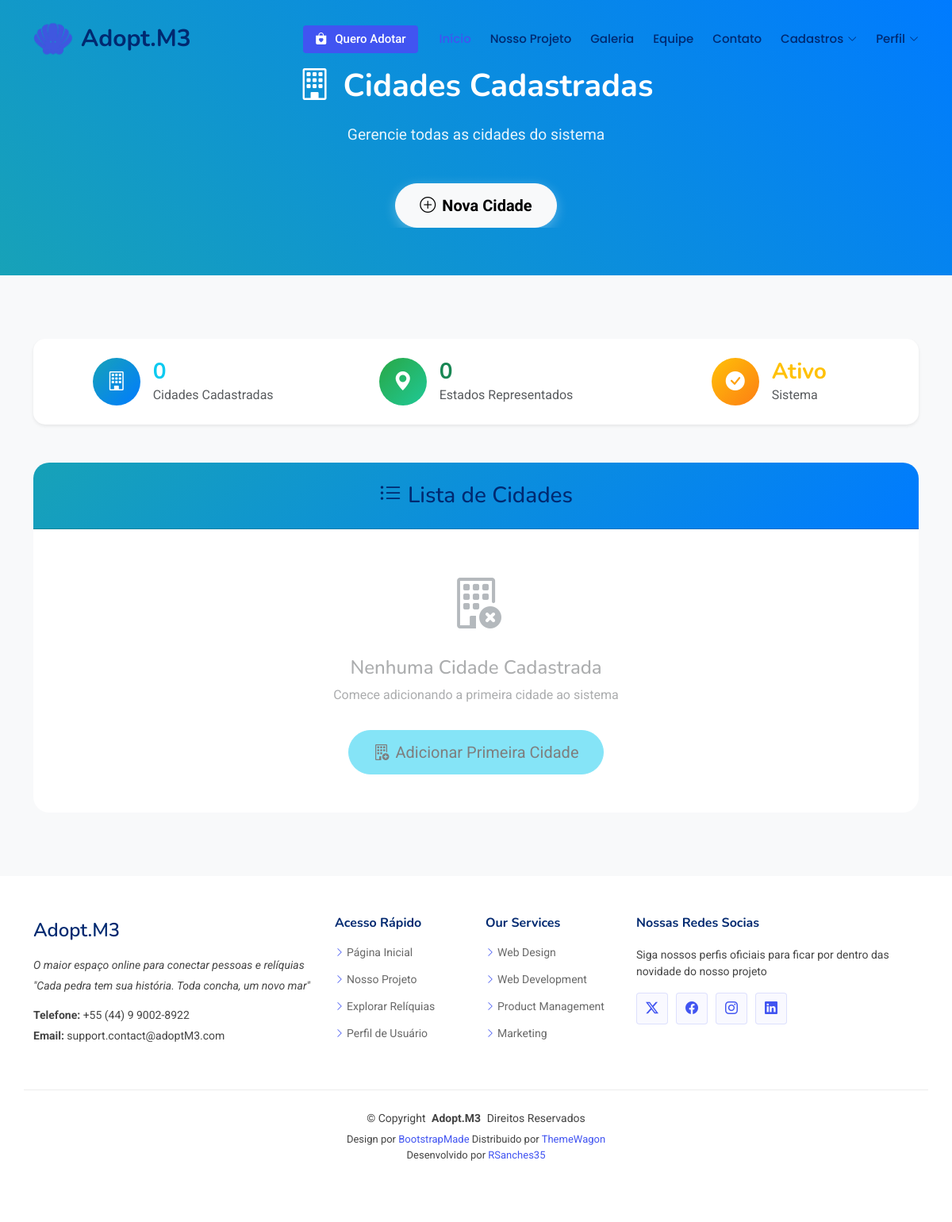
Page /records/list/city on the earlier database version.
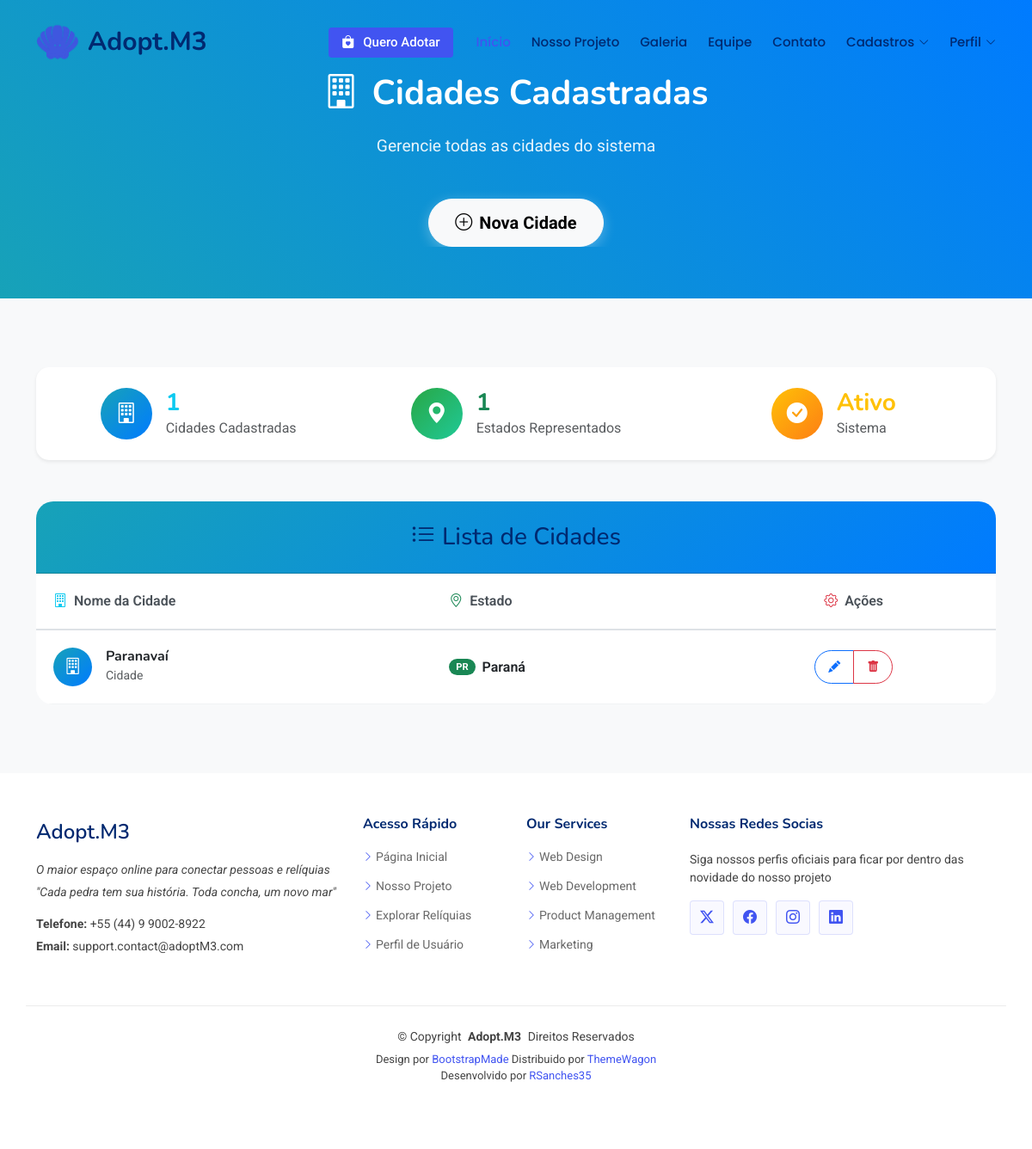
Same page on the later database version.
### records/models.py (models this page shows, shortened)
class City(models.Model):
    name = models.CharField(max_length=150)
    state = models.ForeignKey(State, on_delete=models.PROTECT)

class State(models.Model):
    name = models.CharField(max_length=80)
    uf = models.CharField(max_length=2)

### records/views.py (the view)
# urls.py: path('list/city', CityList.as_view(), name='records-ListCity'),
class CityList(ListView):
    model = City
    template_name = 'records/lists/city.html'

### records/templates/records/lists/city.html (shortened to what the changed rows need)
{% extends 'pages/model.html' %}
{% load static %}
{% block MainContent %}
<section class="hero section" style="background: linear-gradient(45deg, #17a2b8, #007bff); min-height: 40vh; display: flex; align-items: center;">
  <div class="container">
    <div class="row justify-content-center">
      <div class="col-lg-10 text-center" data-aos="fade-up">
        <h1 style="color: white; font-size: 2.5rem; margin-bottom: 20px;">
          <i class="bi bi-building me-3"></i>Cidades Cadastradas
        </h1>
      </div>
    </div>
  </div>
</section>
<section class="about section" style="padding: 80px 0; background: #f8f9fa;">
  <div class="container" data-aos="fade-up" style="overflow-x: hidden;">
    <div class="row mb-5">
      <div class="col-lg-12">
        <div class="card border-0 shadow-sm" style="border-radius: 15px; background: white;">
          <div class="card-body text-center py-4">
            <div class="row">
              <div class="col-md-4">
                <div class="d-flex align-items-center justify-content-center">
                  <div class="text-start">
                    <h3 class="mb-0 text-info fw-bold">{{ object_list|length }}</h3>
                    <p class="mb-0 text-muted">Cidades Cadastradas</p>
                  </div>
                </div>
              </div>
              <div class="col-md-4">
                <div class="d-flex align-items-center justify-content-center">
                  <div class="text-start">
                    <h3 class="mb-0 text-success fw-bold">
                      {% regroup object_list by state as cities_by_state %}
                      {{ cities_by_state|length }}
                    </h3>
                    <p class="mb-0 text-muted">Estados Representados</p>
                  </div>
                </div>
              </div>
            </div>
          </div>
        </div>
      </div>
    </div>
    <div class="row">
      <div class="col-lg-12">
        <div class="card border-0" style="border-radius: 20px; overflow: hidden;">
          <div class="card-body p-0">
            {% if object_list %}
            <div class="table-responsive">
              <table class="table table-hover mb-0" style="font-size: 1rem;">
                <thead style="background: #f8f9fa; border-bottom: 2px solid #dee2e6;">
                  <tr>
                    <th style="padding: 20px; font-weight: 600; color: #495057; border: none;">
                      <i class="bi bi-building me-2 text-info"></i>Nome da Cidade
                    </th>
                    <th style="padding: 20px; font-weight: 600; color: #495057; border: none;">
                      <i class="bi bi-geo-alt me-2 text-success"></i>Estado
                    </th>
                    <th style="padding: 20px; font-weight: 600; color: #495057; text-align: center; border: none;">
                      <i class="bi bi-gear me-2 text-danger"></i>Ações
                    </th>
                  </tr>
                </thead>
                <tbody>
                  {% for city in object_list %}
                  <tr style="transition: all 0.3s ease; border-bottom: 1px solid #f1f3f4;">
                    <td style="padding: 20px; vertical-align: middle; border: none;">
                      <div class="d-flex align-items-center">
                        <div class="avatar me-3" style="width: 45px; height: 45px; background: linear-gradient(135deg, #17a2b8, #007bff); border-radius: 50%; display: flex; align-items: center; justify-content: center;">
                          <i class="bi bi-building" style="color: white; font-size: 1.2rem;"></i>
                        </div>
                        <div>
                          <h6 class="mb-0 fw-bold text-dark">{{ city.name }}</h6>
                          <small class="text-muted">Cidade</small>
                        </div>
                      </div>
                    </td>
                    <td style="padding: 20px; vertical-align: middle; border: none;">
                      <div class="d-flex align-items-center">
                        <span class="badge bg-success me-2" style="font-size: 0.7rem; padding: 4px 8px; border-radius: 10px;">
                          {{ city.state.uf }}
                        </span>
                        <span class="text-dark fw-semibold">{{ city.state.name }}</span>
                      </div>
                    </td>
                    <td style="padding: 20px; vertical-align: middle; text-align: center; border: none;">
                      <div class="btn-group" role="group">
                        <a href="{% url 'records-UpdateCity' city.pk %}"
                           class="btn btn-sm btn-outline-primary"
                           style="border-radius: 20px 0 0 20px; padding: 8px 15px;"
                           title="Editar">
                          <i class="bi bi-pencil-fill"></i>
                        </a>
                        <a href="{% url 'records-DeleteCity' city.pk %}"
                           class="btn btn-sm btn-outline-danger"
                           style="border-radius: 0 20px 20px 0; padding: 8px 15px;"
                           title="Excluir"
                           onclick="return confirm('Tem certeza que deseja excluir esta cidade?')">
                          <i class="bi bi-trash-fill"></i>
                        </a>
                      </div>
                    </td>
                  </tr>
                  {% endfor %}
                </tbody>
              </table>
            </div>
            {% else %}
            <div class="text-center py-5">
              <div style="opacity: 0.5;">
                <i class="bi bi-building-x" style="font-size: 4rem; color: #6c757d;"></i>
                <h4 class="mt-3 text-muted">Nenhuma Cidade Cadastrada</h4>
                <p class="text-muted">Comece adicionando a primeira cidade ao sistema</p>
                <a href="{% url 'records-CreateCity' %}" class="btn btn-info btn-lg mt-3" style="border-radius: 50px; padding: 12px 30px;">
                  <i class="bi bi-building-add me-2"></i>Adicionar Primeira Cidade
                </a>
              </div>
            </div>
            {% endif %}
          </div>
        </div>
      </div>
    </div>
  </div>
</section>
{% endblock %}

Differences in the rows shown:
added City: name "Paranavaí", state.uf "PR", state.name "Paraná"
Other differences:
{{ object_list|length }}: "0" → "1"
{{ cities_by_state|length }}: "0" → "1"
text no longer shown: "Nenhuma Cidade Cadastrada Comece adicionando a primeira cidade ao sistema Adicionar Primeira Cidade"
text now shown: "Nome da Cidade Estado Ações"
